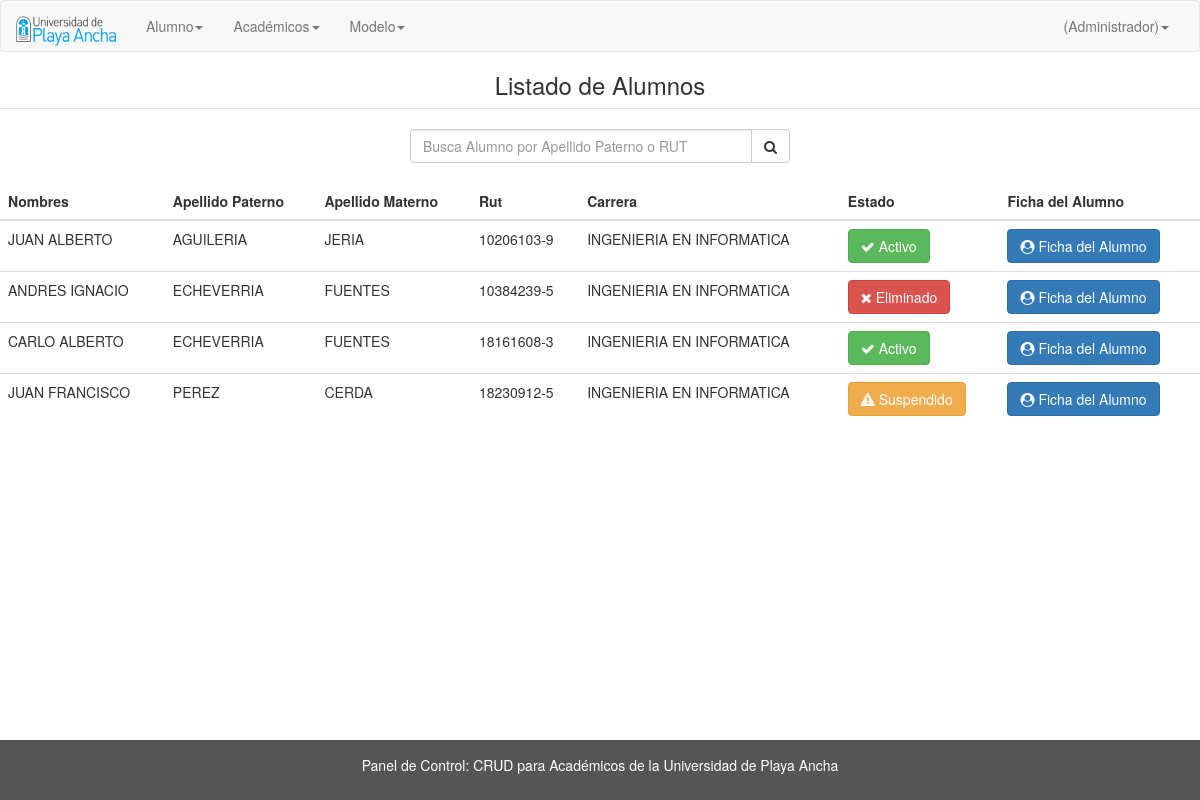
The app's page /CRUD_UPLA/index.php?view=listar_actualizar (signed in), older data.
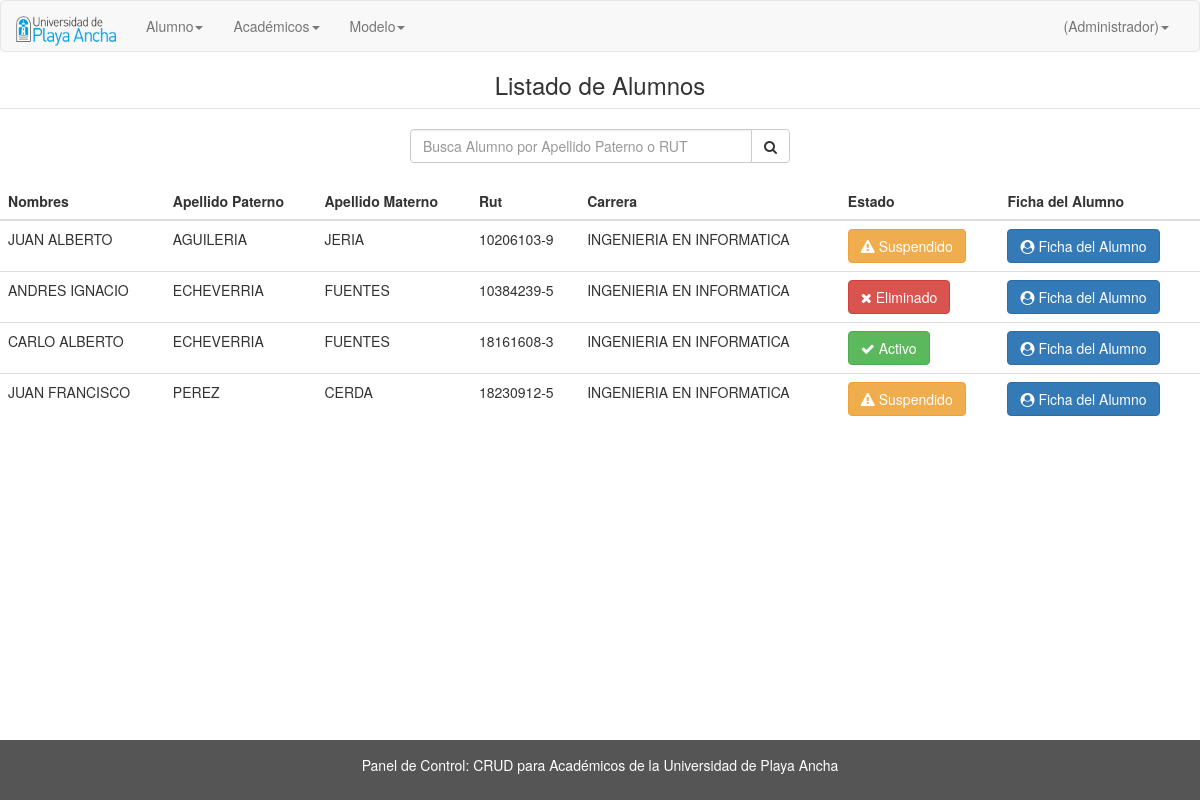
The same page, newer data.
### tables this page shows
CREATE TABLE `Alumno` (
  `rut` varchar(8) NOT NULL,
  `dv` varchar(1) DEFAULT NULL,
  `nombre` varchar(50) DEFAULT NULL,
  `apellidop` varchar(20) DEFAULT NULL,
  `apellidom` varchar(20) DEFAULT NULL,
  `direccion` varchar(60) DEFAULT NULL,
  `ciudad` varchar(50) DEFAULT NULL,
  `email` varchar(50) DEFAULT NULL,
  `telefono` varchar(8) DEFAULT NULL,
  `promocion` int(11) DEFAULT NULL,
  `image_perfil` varchar(200) NOT NULL,
  `id_carrera` varchar(15) DEFAULT NULL,
  `estado` varchar(10) DEFAULT NULL
);

CREATE TABLE `carrera` (
  `id_carrera` varchar(15) NOT NULL,
  `nombre_carrera` varchar(150) DEFAULT NULL,
  `id_coordinador` int(11) DEFAULT NULL
);

### CRUD_UPLA/core/controllers/listar_actualizarController.php (called while the page is built)
<?php
include('/Applications/XAMPP/xamppfiles/htdocs/CRUD_UPLA/html/public/listar_actualizar.php');
?>

### CRUD_UPLA/index.php (shortened to what this page needs)
<?php
if(isset($_GET['view'])) {
  if(file_exists('core/controllers/' . strtolower($_GET['view']) . 'Controller.php')) {
    include('core/controllers/' . strtolower($_GET['view']) . 'Controller.php');
  } else {
    include('core/controllers/errorController.php');
  }
} else {
  include('core/controllers/indexController.php');
}
?>

### CRUD_UPLA/html/overall/header.php (shortened to what this page needs)
<!DOCTYPE html>
<html>
  <head>
    <link rel="stylesheet" href="http://localhost/CRUD_UPLA/views/bootstrap-3.3.7-dist/css/bootstrap.min.css">
    <link rel="stylesheet" href="http://localhost/CRUD_UPLA/views/app/font-awesome/css/font-awesome.min.css">
    <link rel="stylesheet" href="http://localhost/CRUD_UPLA/views/app/css/style.css">
</head>

### CRUD_UPLA/html/public/listar_actualizar.php (shortened to what this page needs)
<?php include('/Applications/XAMPP/xamppfiles/htdocs/CRUD_UPLA/html/overall/header.php'); ?>
<body>
<?php include('/Applications/XAMPP/xamppfiles/htdocs/CRUD_UPLA/html/overall/topnav.php');
?>
<legend><h3 style="text-align:center;">Listado de Alumnos</h3></legend>
<div class="row">
    <div class="col-lg-4 col-lg-offset-4">
        <div class="input-group">
              <input type="text" class="form-control" placeholder="Busca Alumno por Apellido Paterno o RUT" id="bs-prod">
              <span class="input-group-btn">
                <a class="buscar_alumno btn btn-default"><i class="fa fa-search" aria-hidden="true"></i></a>
              </span>
        </div>
      </div>
</div>
<div class="table-responsive">
<table class="table">
  <thead class="thead-inverse">
    <tr class="oculto">
      <th>Nombres</th>
      <th>Apellido Paterno</th>
      <th>Apellido Materno</th>
      <th>Rut</th>
      <th>Carrera</th>
      <th>Estado</th>
      <th>Ficha del Alumno</th>
    </tr>
  </thead>
  <tbody>
    <?php
    include('/Applications/XAMPP/xamppfiles/htdocs/CRUD_UPLA/core/models/coneccion.php');
    $consulta=mysql_query("SELECT a.nombre, a.apellidop, a.apellidom, a.rut, a.dv, a.email, c.nombre_carrera,
                                  a.promocion, a.estado
                           FROM Alumno a, Carrera c
                           WHERE a.id_carrera=c.id_carrera",$link);
            while($alumnos = mysql_fetch_assoc($consulta)) {
              echo '<tr class="oculto">';
              echo '<td>' . $alumnos['nombre']. '</td>';
              echo '<td>' . $alumnos['apellidop']. '</td>';
              echo '<td>' . $alumnos['apellidom']. '</td>';
              echo '<td>' . $alumnos['rut']. '-' .$alumnos['dv'] .'</td>';
              echo '<td>' . $alumnos['nombre_carrera']. '</td>';
              if(!$alumnos['estado']) {
                echo '<td>' . '<a class="btn btn-default">Sin Estado </a>' . '</td>';
              } elseif($alumnos['estado'] == 'Activo') {
                echo '<td>' . '<a class="btn btn-success"><i class="fa fa-check"></i> Activo </a>' . '</td>';
              } elseif($alumnos['estado'] == 'Suspendido') {
                echo '<td>' . '<a class="btn btn-warning"><i class="fa fa-exclamation-triangle"></i> Suspendido </a>' . '</td>';
              } elseif($alumnos['estado'] == 'Eliminado') {
                echo '<td>' . '<a class="btn btn-danger"><i class="fa fa-times"></i> Eliminado </a>' . '</td>';
              }
                  echo '<td>' . '<a id="',$alumnos['rut'],'" class="update btn btn-primary"><i class="fa fa-user-circle" aria-hidden="true"></i> Ficha del Alumno </a>' . '</td>';
                echo '</tr>';
            }
    ?>
  </tbody>
</table>
</div></br>
<center>
</center>
<?php include('/Applications/XAMPP/xamppfiles/htdocs/CRUD_UPLA/html/overall/footer.php'); ?>
</body>
</html>

### CRUD_UPLA/html/overall/topnav.php (shortened to what this page needs)
<div class="navbar navbar-default" role="navigation">
    <div class="container-fluid">
        <div class="navbar-header-fluid">
            <a class="navbar-brand" href="http://localhost/CRUD_UPLA/index.php"><img src="views/app/img/logo_upla.png" width="100" height="30" class="d-inline-block align-top" alt=""></a>
        </div>
        <div class="collapse navbar-collapse navbar-ex1-collapse">
          <?php
          if(isset($_SESSION['app_id']) or isset($_SESSION['app_id_coord']) or isset($_SESSION['app_id_prof'])) {
            echo '<ul class="nav navbar-nav">
                <li class="menu-item dropdown">
                  <a href="#" class="dropdown-toggle" data-toggle="dropdown">Alumno<b class="caret"></b></a>
                  <ul class="dropdown-menu">
                      <li class="menu-item dropdown dropdown-submenu">';
                              echo '<li class="menu-item ">
                                      <a href="http://localhost/CRUD_UPLA/index.php?view=inscripcion_alumno">Avance Alumnos</a>
                                    </li>
                      </li>
                  </ul>
                </li>
                <li class="menu-item dropdown">
                  <a href="#" class="dropdown-toggle" data-toggle="dropdown">Académicos<b class="caret"></b></a>
                  <ul class="dropdown-menu">
                      <li class="menu-item dropdown dropdown-submenu">';
                echo '</li>
                  </ul>
               </li>';
                      if(isset($_SESSION['app_id']) or isset($_SESSION['app_id_coord']) or isset($_SESSION['app_id_prof']) ) {
                        echo '<li class="menu-item dropdown">
                                <a href="#" class="dropdown-toggle" data-toggle="dropdown">Modelo<b class="caret"></b></a>
                                  <ul class="dropdown-menu">
                                      <li class="menu-item dropdown dropdown-submenu">';
                      }
                        echo '</ul>
                      </li>
                  </ul>
              </li>
            </ul>';
          }
             ?>
            <ul class="nav navbar-nav navbar-right">
                <?php
                if(!isset($_SESSION['app_id']) && !isset($_SESSION['app_id_coord']) && !isset($_SESSION['app_id_prof'])) {
                  echo '<li class="dropdown">
                          <a href="#" class="dropdown-toggle" data-toggle="dropdown" role="button" aria-expanded="false" class="active">LOGIN<span class="caret"></span></a>
                          <ul class="dropdown-menu" role="menu">
                            <li><a data-toggle="modal" data-target="#Login_admin">Iniciar Sesión como Administrador</a></li>
                            <li><a data-toggle="modal" data-target="#Login_coord">Iniciar Sesión como Coordinador</a></li>
                            <li><a data-toggle="modal" data-target="#Login_prof">Iniciar Sesión como Profesor</a></li>
                          </ul>
                        </li>';
                } elseif(isset($_SESSION['app_id'])) {
                    echo '<li class="dropdown">
                            <a href="#" class="dropdown-toggle" data-toggle="dropdown" role="button" aria-expanded="false" class="active">'. strtoupper($users[$_SESSION['app_id']]['nombre']) .' (Administrador)<span class="caret"></span></a>
                            <ul class="dropdown-menu" role="menu">
                              <li><a data-toggle="modal" data-target="#Perfil">Perfil</a></li>
                              <li><a href="?view=logout">SALIR</a></li>
                            </ul>
                          </li>';
                  }
                  ?>
              </ul>
        </div>
    </div>
</div>

### CRUD_UPLA/html/overall/footer.php
<footer class="container-fluid navbar-fixed-bottom">
  <div class="container">
    <p>Panel de Control: CRUD para Académicos de la Universidad de Playa Ancha</p>
  </div>
</footer>

### CRUD_UPLA/views/app/css/style.css (style rules this page uses)
footer { background-color: #555; color: white; padding: 15px; text-align: center; }

Row changes from the older to the newer data that the page shows:
changed alumno "JUAN ALBERTO": estado "Activo" → "Suspendido"
